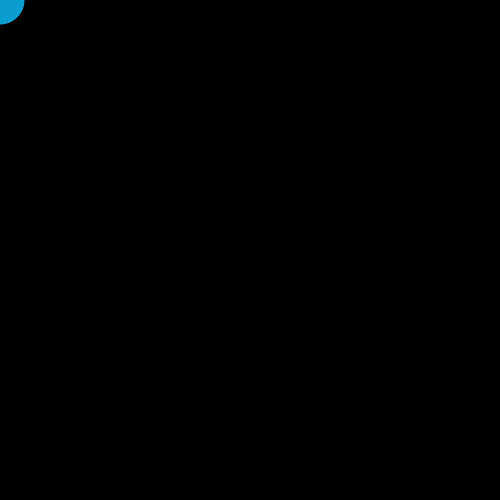
Frame 1 (no input)
Frame 60 (the mouse pressed at the canvas centre just before this capture): identical to frame 1, image omitted
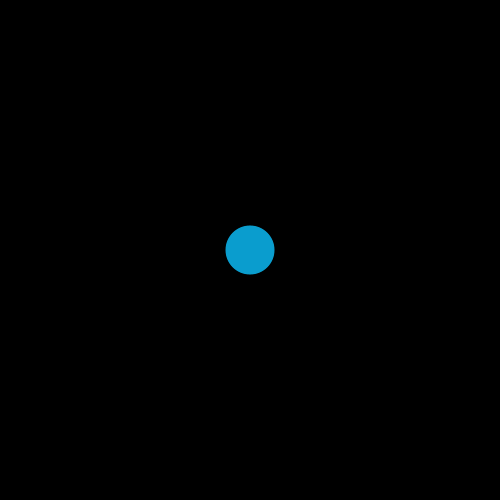
Frame 120 (the mouse held since frame 60 and released just before this capture)

The Processing sketch that drew these frames (run headless with seeded random() and noise(); from frame 60 on, the mouse is pressed at the canvas centre):

// Processing sketch: snakey
// ── snakey.pde
int[] xpos = new int[50]; 
int[] ypos = new int[50];
int x, y;

void setup() {
  size(500, 500);
  smooth();
}

void draw() {
  background(0);
  // Shift array values
  for (int i = 0; i < xpos.length-1; i ++ ) {
    // Shift all elements down one spot. 
    xpos[i] = xpos[i+1];
    ypos[i] = ypos[i+1];
  }
  // New location
  xpos[xpos.length-1] = mouseX; 
  ypos[ypos.length-1] = mouseY;

  for (int i = 0; i < xpos.length; i ++ ) 
  {
    // Draw an ellipse for each element in the arrays. 
    noStroke();
    fill(255-i*5, 255-i*2, 255-i);
    ellipse(xpos[i], ypos[i], i, i);
  }
}
